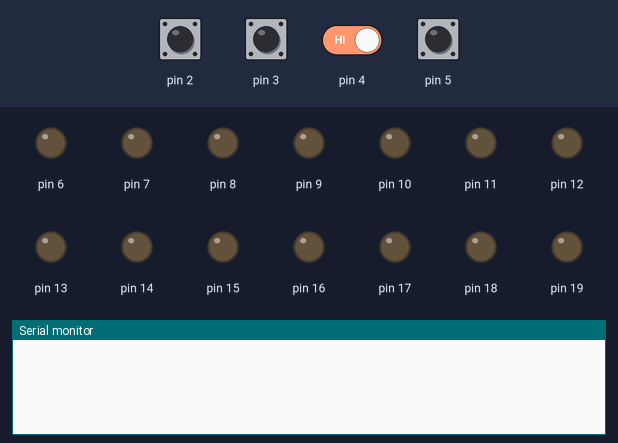
A sketch run on a simulated Arduino Uno, built with avr-gcc and run on an emulated ATmega328P. Shown: output pins drawn as LEDs (lit = HIGH), the last lines printed to the serial monitor. Inputs (shaded band) come from the test bench; at power-on: pin 2, pin 4, pin 5 HIGH, pin 3 LOW.

Above: at 1.2 s.
1.3 s: pin 2 pulled LOW for 0.15 s
At 2.0 s:
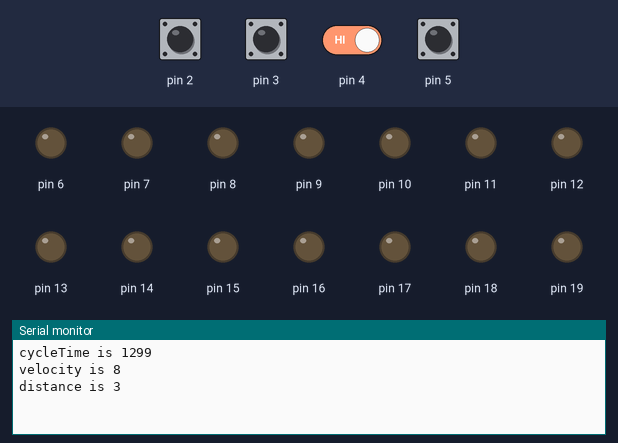
2.9 s: pin 3 driven HIGH
At 3.8 s:
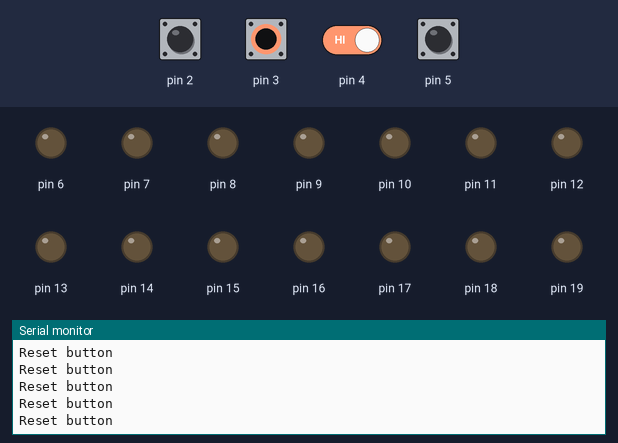

Measured:
- after the input at 1.3 s, the serial monitor: prints a new line at once (image 1)
- after the input at 2.9 s, the serial monitor: prints a new line at once (image 2)

The sketch:

attempt2.ino
```cpp
#include <avr/IO.h>
#include <stdio.h>
#include <math.h>

int WHEEL_DI = 1; //In m
int FASTEST_POSSIBLE = 75;
float diameter = PI*WHEEL_DI;

unsigned int distance;
unsigned int dis_velocity;
unsigned int dis_distance;
int pin_read;
unsigned long previousTime;
unsigned long currentTime;
int firstSpin;
unsigned long cycleTime;
unsigned long velocity;
int count;
unsigned int prev_state;

void setup() {
  Serial.begin(9600);
  // put your setup code here, to run once:
  DDRD = 0b11000000; // Take pD2 as sensor; pD3 as reset; pD6 and pD7 A and B on 7 seg
  DDRB = 0b11111111; // B as output; C to G to dp on 7 seg
  DDRC = 0b11111111; // C as output; distance d1 - d4
                     //              speed d3 - d4

  PORTD = 0b00110111; //Set to all normally high, would get pulled to ground by the hall effect?
                      //The output gets set to 0
  PORTB = 0b00000000; //All output to 0
  PORTC = 0b00000000; //All output to 0
  prev_state = 0b11111111;
  previousTime = 0;
}

void loop() {
  // put your main code here, to run repeatedly:

  pin_read = PIND;

  if((PIND | 0b11110111) == 0b11111111){ // Reset button has been clicked
      distance = 0;
      Serial.println("Reset button");
      //displayDist();
    }

  if((pin_read | 0b11111011) != (prev_state | 0b11111011)){ //If state has changed then enter routine
    prev_state = pin_read;

    if(((PIND | 0b11111011) == 0b11111011)){ //If D2 (halleffect) has been pulled down solve this stuff

      /*if(((PIND | 0b11111011) == 0b11111011)&&(firstSpin == 0)){ // initialise previous time, could do this in setup otherwise?
      previousTime = millis();
      firstSpin++;
    }*/
      //else if((PIND | 0b11111011) == 0b11111011){ // Assuming it is high and gets pulled down by hall effect

      currentTime = millis();
      cycleTime = currentTime - previousTime;
      Serial.print("cycleTime is ");
      Serial.println(cycleTime);
      /*if(cycleTime < 75){
        velocity = 0;
        dis_velocity = (int) velocity;
      }*/
      //else{
        velocity = diameter/cycleTime*60*60; //Velocity in long form, check formula
        dis_velocity = (int) velocity;
     // }

      distance += diameter;
      dis_distance = int(distance);
      Serial.print("velocity is ");
      Serial.println(dis_velocity);
      Serial.print("distance is ");
      Serial.println(dis_distance);
      /*Alternate method:
      count++;
      distance = count*WHEEL_DI;*/
      //CALL display setup and display loop from here
      //displaysloop();
      previousTime = currentTime;
      count =0;
      //}
    }
  }

  //if((PIND & 0b00000100) == 0b00000000) If it is pulled down not up
}
```
